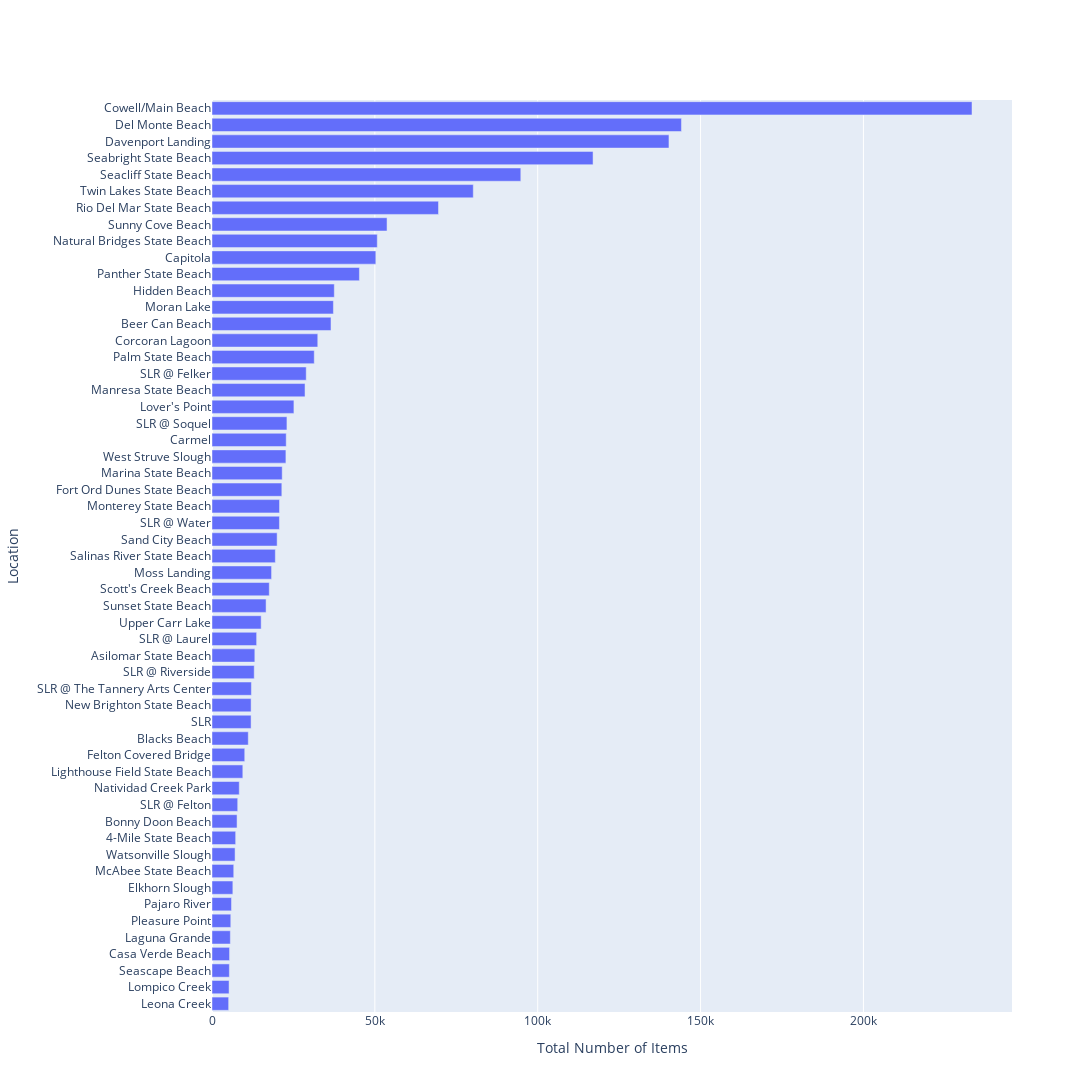

The notebook cell this image was saved under:
### Code cell
fig = go.Figure()
fig.add_trace(go.Bar(
    y=sos_sites['Cleanup Site'],
    x=sos_sites['Total Items'],
    orientation='h',
    name='Total Number of Items Cleaned Up',
))
fig.update_layout(
    autosize=False,
    width=1100,
    height=1500,
    yaxis_title='Location',
    xaxis_title='Total Number of Items',
    yaxis={'categoryorder':'total ascending'}
)
fig.show()

### Figure 1 — Plotly figure (JSON) as saved in the notebook; plotly's stock layout.template omitted (floating-point values rounded to 4 significant figures)
{"data": [{"name": "Total Number of Items Cleaned Up", "orientation": "h", "type": "bar", "x": [7265, 13150, 36534, 11137, 7691, 50299, 22785, 5387, 32473, 233339, 140299, 144100.0, 6402, 10053, 21439, 37550, 5630, 5112, 9464, 5241, 25152, 28560.0, 21553, 6675, 20728, 37270.0, 18291, 8369, 50744, 12004, 5981, 31394, 45258, 5767, 69540.0, 12000, 28927, 7895, 13702, 12967, 23008, 12096, 20706, 19440.0, 19998, 17584, 117000.0, 94808, 5331, 53741, 16603, 80221, 15093, 7084, 22692], "y": ["4-Mile State Beach", "Asilomar State Beach", "Beer Can Beach", "Blacks Beach", "Bonny Doon Beach", "Capitola", "Carmel", "Casa Verde Beach", "Corcoran Lagoon", "Cowell/Main Beach", "Davenport Landing", "Del Monte Beach", "Elkhorn Slough", "Felton Covered Bridge", "Fort Ord Dunes State Beach", "Hidden Beach", "Laguna Grande", "Leona Creek", "Lighthouse Field State Beach", "Lompico Creek", "Lover's Point", "Manresa State Beach", "Marina State Beach", "McAbee State Beach", "Monterey State Beach", "Moran Lake", "Moss Landing", "Natividad Creek Park", "Natural Bridges State Beach", "New Brighton State Beach", "Pajaro River", "Palm State Beach", "Panther State Beach", "Pleasure Point", "Rio Del Mar State Beach", "SLR", "SLR @ Felker", "SLR @ Felton", "SLR @ Laurel", "SLR @ Riverside", "SLR @ Soquel", "SLR @ The Tannery Arts Center", "SLR @ Water", "Salinas River State Beach", "Sand City Beach", "Scott's Creek Beach", "Seabright State Beach", "Seacliff State Beach", "Seascape Beach", "Sunny Cove Beach", "Sunset State Beach", "Twin Lakes State Beach", "Upper Carr Lake", "Watsonville Slough", "West Struve Slough"]}], "layout": {"autosize": false, "height": 1500, "width": 1100, "xaxis": {"autorange": true, "range": [0, 245620], "title": {"text": "Total Number of Items"}, "type": "linear"}, "yaxis": {"autorange": true, "categoryorder": "total ascending", "range": [-0.5, 54.5], "title": {"text": "Location"}, "type": "category"}}}
